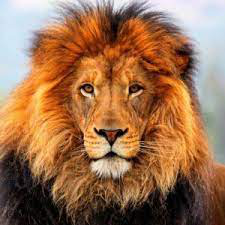
#> input picture Gaussian Filter/lion.png, 225 x 225 px
$ python main.py
#> lines starting #> are read from the running program, lines starting #| are printed output that depends on the picture
import numpy as np
import cv2

#konvolusyon yapılacak olan gauss çekirdeğinin verilen sigma ve matris boyutuna göre oluşturulması
def gaussian_kernel(size, sigma):
    kernel = np.fromfunction(
        lambda x, y: (1 / (2 * np.pi * sigma ** 2)) * np.exp(
            -((x - (size - 1) / 2) ** 2 + (y - (size - 1) / 2) ** 2) / (2 * sigma ** 2)), (size, size)
    )
    return kernel / np.sum(kernel)

#gauss çekirdeğinin görselin matrisi ile konvolüsyon edilmesi
def filter2d(image, kernel):
    image_height, image_width = image.shape
    kernel_height, kernel_width = kernel.shape

    output_image = np.zeros_like(image, dtype=np.float64)
    kernel_center_y, kernel_center_x = kernel_height // 2, kernel_width // 2

    for y in range(image_height):
        for x in range(image_width):
            pixel_value = 0.0
            for i in range(kernel_height):
                for j in range(kernel_width):
                    image_y = y - kernel_center_y + i
                    image_x = x - kernel_center_x + j
                    if 0 <= image_y < image_height and 0 <= image_x < image_width:
                        image_pixel_value = image[image_y, image_x]
                        kernel_value = kernel[i, j]
                        pixel_value += image_pixel_value * kernel_value
            output_image[y, x] = pixel_value

    return output_image

#filtre uygulanacak fotoğrafın piksel renk değerlerinin matrise aktarılması
img = cv2.imread("lion.png", 0)
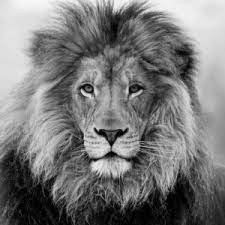
#> img: shape (225, 225); min 0, max 250, mean 121.5

kernel_size = 5
sigma_value = 1.0

output_image_custom = filter2d(img, gaussian_kernel(kernel_size, sigma_value))
#> after the loop in filter2d, `for y in range(image_height):`:
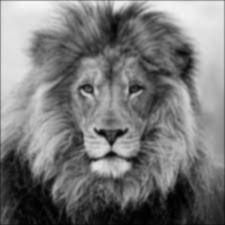
#> output_image: shape (225, 225) float64; min 1, max 246.3, mean 120.6

#filtre uygulanan fotoğrafın gösterilmesi
cv2.imshow('input image', img)
cv2.imshow('output image', output_image_custom.astype(np.uint8))
cv2.waitKey(0)
cv2.destroyAllWindows()
